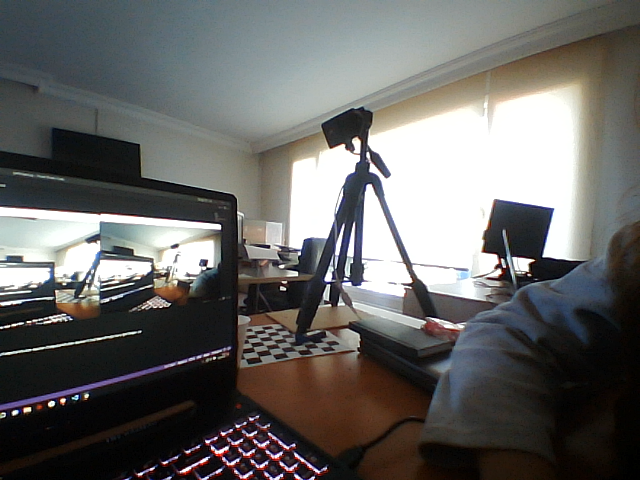
#> input picture İmage Stitiching/images/f.png, 640 x 480 px; its folder holds 3 pictures in this run
$ python imageStitchingYT.py
#> lines starting #> are read from the running program, lines starting #| are printed output that depends on the picture; after the words box and inside, x2 and y2 are one past the last pixel; in counts of white or black regions, pixels touching at a corner belong together
import numpy as np
import cv2
import glob
import imutils

image_paths = glob.glob('images/*.png')
images = []


for image in image_paths:
    img = cv2.imread(image)
#> img is the input picture: shape (480, 640, 3); mean B, G, R 100.7, 102.3, 103.1
    images.append(img)


imageStitcher = cv2.Stitcher_create()

error, stitched_img = imageStitcher.stitch(images)
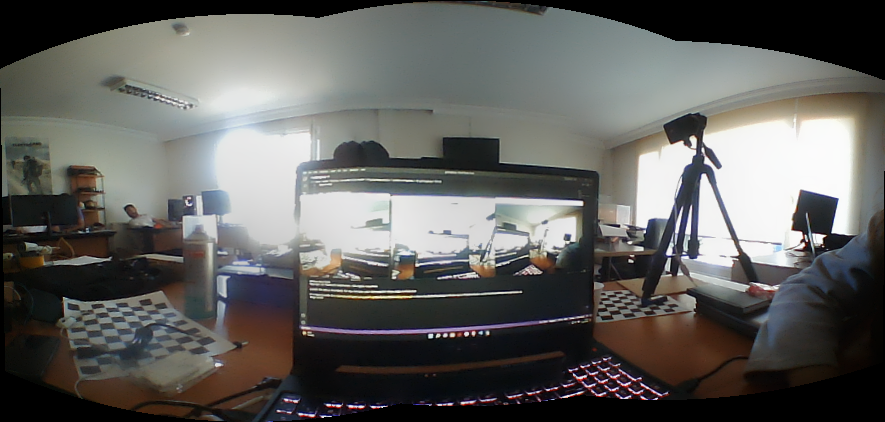
#> stitched_img: shape (422, 885, 3); mean of channels 0, 1, 2 93.6, 96.1, 96.6; drawn as B, G, R
#> error = 0

if not error:

    stitched_img = cv2.copyMakeBorder(stitched_img, 10, 10, 10, 10, cv2.BORDER_CONSTANT, (0,0,0))
#> stitched_img: shape (442, 905, 3)

    gray = cv2.cvtColor(stitched_img, cv2.COLOR_BGR2GRAY)
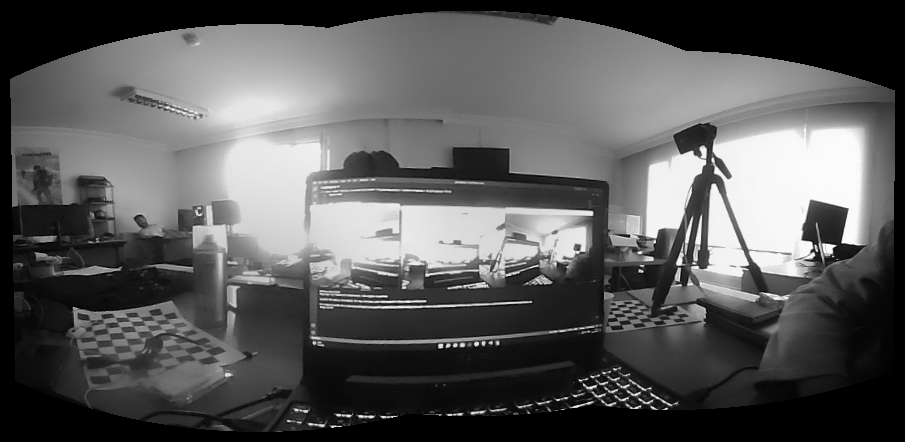
#> gray: shape (442, 905); min 0, max 252, mean 89.6
    thresh_img = cv2.threshold(gray, 0, 255 , cv2.THRESH_BINARY)[1]
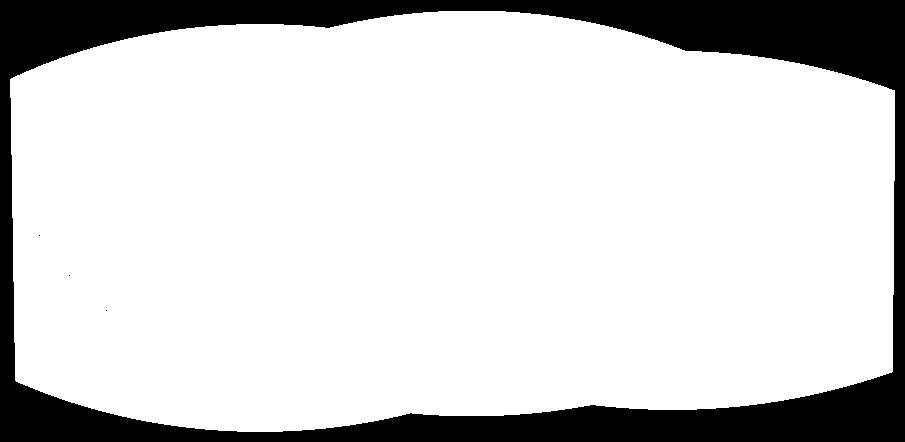
#> thresh_img: shape (442, 905); 82.5% white; 4 black regions (3 under 20 px)


    contours = cv2.findContours(thresh_img.copy(), cv2.RETR_EXTERNAL, cv2.CHAIN_APPROX_SIMPLE)
#> contours = 1 contour; box (x1, y1, x2, y2) and area: (10, 11, 895, 432) 328686

    contours = imutils.grab_contours(contours)
    areaOI = max(contours, key=cv2.contourArea)
#> areaOI = contour of 579 points, box (x1, y1, x2, y2) (10, 11, 895, 432), area 328686

    mask = np.zeros(thresh_img.shape, dtype="uint8")
    x, y, w, h = cv2.boundingRect(areaOI)
#> x = 10; y = 11; w = 885; h = 421
    cv2.rectangle(mask, (x,y), (x + w, y + h), 255, -1)
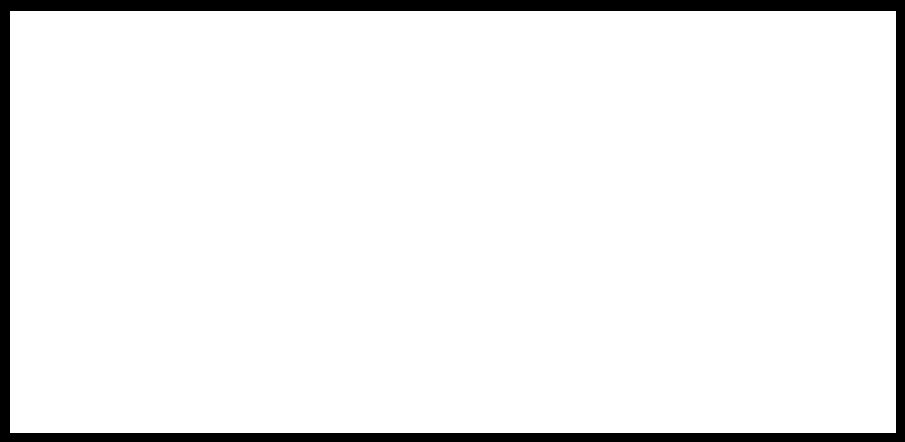
#> mask: shape (442, 905); 93.5% white; 1 black region, box (x1, y1, x2, y2) and area: (0, 0, 905, 442) 26118

    minRectangle = mask.copy()
    sub = mask.copy()

    while cv2.countNonZero(sub) > 0:
        minRectangle = cv2.erode(minRectangle, None)
        sub = cv2.subtract(minRectangle, thresh_img)
#> this loop made 97 passes
#> pass 1, `sub = cv2.subtract(minRectangle, thresh_img)`:
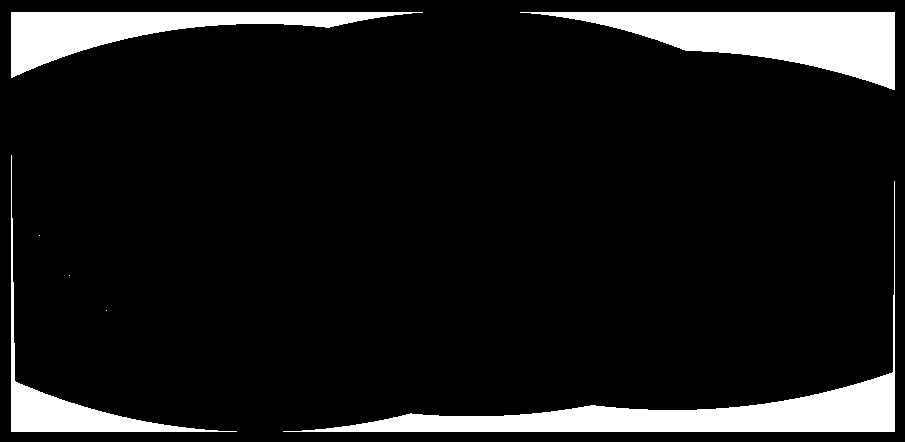
#> sub: shape (442, 905); 10.4% white; 7 white regions (3 under 20 px), largest, box (x1, y1, x2, y2) and area: (283, 181, 895, 432) 14199, (520, 12, 895, 90) 13562, (11, 12, 423, 78) 8946, (11, 155, 237, 432) 4801
#> after the loop:
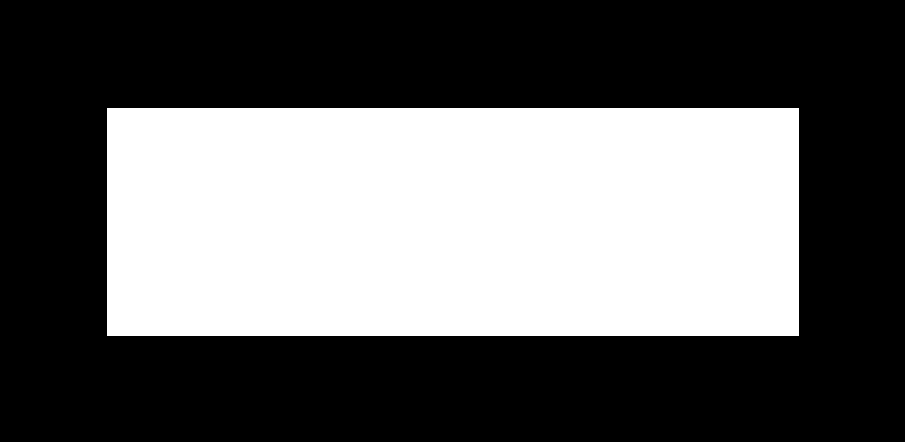
#> minRectangle: shape (442, 905); 39.4% white; 1 white region


    contours = cv2.findContours(minRectangle.copy(), cv2.RETR_EXTERNAL, cv2.CHAIN_APPROX_SIMPLE)
#> contours = 1 contour; box (x1, y1, x2, y2) and area: (107, 108, 799, 336) 156857

    contours = imutils.grab_contours(contours)
#> contours = [[[107, 108], [107, 335], [798, 335], [798, 108]]]
    areaOI = max(contours, key=cv2.contourArea)
#> areaOI = [[107, 108], [107, 335], [798, 335], [798, 108]]


    x, y, w, h = cv2.boundingRect(areaOI)
#> x = 107; y = 108; w = 692; h = 228

    stitched_img = stitched_img[y:y + h, x:x + w]
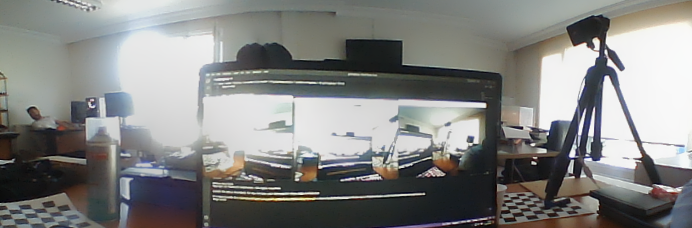
#> stitched_img: shape (228, 692, 3); mean of channels 0, 1, 2 129.7, 131.3, 130.6; drawn as B, G, R


    cv2.imshow("Stitched Image Processed", stitched_img)

    cv2.waitKey(0)


else:
    print("Images could not be stitched!")
    print("Likely not enough keypoints being detected!")
